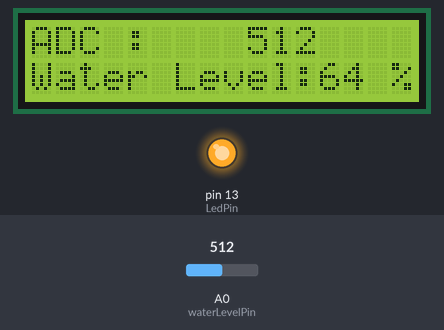
This sketch was run on a simulated Arduino Uno, built with avr-gcc and run on an emulated ATmega328P. Parts: 16×2 character LCD, output pins drawn as LEDs (lit = HIGH). The inputs (shaded band) are chosen by the test bench; at power-on: A0 (waterLevelPin) = 512.

Above: at 4.3 s.
4.4 s: A0 (waterLevelPin) set to 9
At 6.2 s:
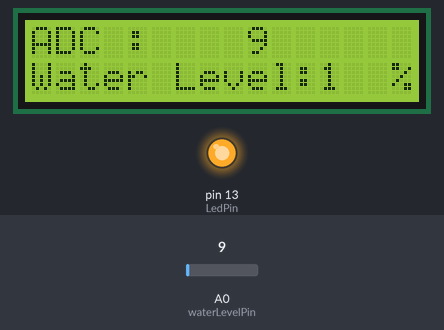
6.6 s: A0 (waterLevelPin) set to 6
At 8.3 s:
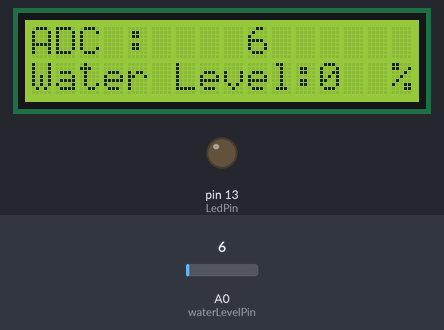
8.6 s: A0 (waterLevelPin) set to 0
At 9.7 s:
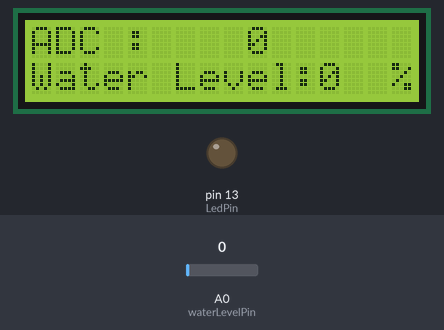
Timing chart, 0 to 11.6 s (numbered marks = the images above; inputs shaded):
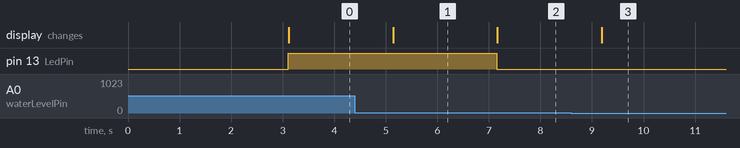

The sketch:

AR01_waterlevel.ino.ino
```cpp
/*
 예제 6.4
 수위 센서 입력
 */

// I2C 통신 라이브러리 설정
#include <Wire.h>
// I2C LCD 라리브러리 설정
#include <LiquidCrystal_I2C.h>

// LCD I2C address 설정 PCF8574:0x27, PCF8574A:0x3F
LiquidCrystal_I2C lcd(0x3F,16,2);  // LCD address:0x27, 16X2 LCD

// 0번 아날로그핀을 WaterLevel Sensor 입력으로 설정한다.
const int waterLevelPin = 0;
const int LedPin = 13;

// 센서마다 만수시 ADC 값이 틀리므로 만수 시 ADC 값을 참고하여 설정한다.
const int waterFullAdcValue = 798;

void setup() {

  lcd.init(); // LCD 설정
  lcd.backlight();  // 백라이트를 켠다.

  // 메세지를 표시한다.
  lcd.print("ex 6.4");
  lcd.setCursor(0,1);
  lcd.print("Water Level");
  // 3초동안 메세지를 표시한다.
  delay(3000);
  pinMode(LedPin, OUTPUT);

  // 모든 메세지를 삭제한 뒤
  // 숫자를 제외한 부분들을 미리 출력시킨다.
  lcd.clear();
  lcd.setCursor(0,0);
  lcd.print("ADC :  ");
  lcd.setCursor(0,1);
  lcd.print("Water Level:");
  lcd.setCursor(15,1);
  lcd.print("%");
}

void loop(){

  int adcValue; // 실제 센서로부터 읽은 값 (0~1023)
  int waterLevel; // 수위 0~100%

  // 수위 센서를 통하여 입력되는 전압을 읽는다.
  adcValue = analogRead(waterLevelPin);
  // 아날로그 입력 값을 0~100의 범위로 변경한다.

  waterLevel = map(adcValue, 0, waterFullAdcValue, 0, 100);

  // 전에 표시했던 내용을 지우고
  // LCD에 ADC 값과 수위를 출력한다.
  // 지우지 않으면 이전에 표시했던 값이 남게 된다.
  if(waterLevel == 0)
    digitalWrite(LedPin,LOW);
  else
      digitalWrite(LedPin,HIGH);

  // 전에 표시했던 내용을 지운다.
  lcd.setCursor(9,0);
  lcd.print("    ");
  // ADC 값을 표시한다
  lcd.setCursor(9,0);
  lcd.print(adcValue);

  // 전에 표시했던 내용을 지운다.
  lcd.setCursor(13,1);
  lcd.print("  ");
  // 수위를 표시한다
  lcd.setCursor(12,1);
  lcd.print(waterLevel);


  delay(1000);
}
```

Measured:
- the behaviour switches between 8 and 7 on A0 (waterLevelPin) (found by bisection; images 1 and 2)
- after the input at 4.4 s, the display: changes after 0.74 s (image 1)
- after the input at 6.6 s, pin 13 (LedPin): HIGH → LOW after 0.56 s; the display: changes after 0.57 s (image 2)
- after the input at 8.6 s, the display: changes after 0.59 s (image 3)
